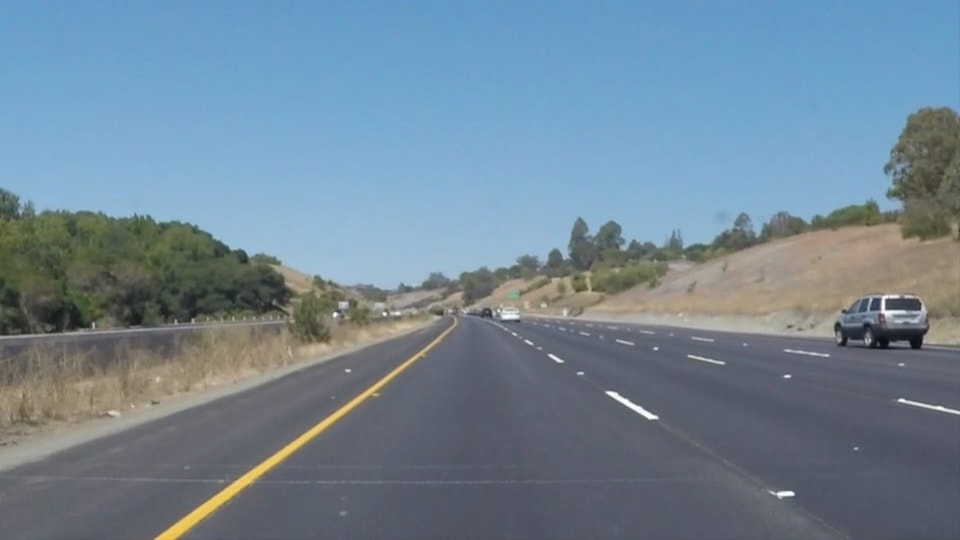
#> input picture Road Lane Detection/test_images/Images (1).jpg, 960 x 540 px; its folder holds only this picture in this run
$ python main.py
#> lines starting #> are read from the running program, lines starting #| are printed output that depends on the picture; after the words box and inside, x2 and y2 are one past the last pixel; in counts of white or black regions, pixels touching at a corner belong together
import matplotlib.pyplot as plt
import numpy as np
import cv2
import glob

def list_images(images, cols=2, rows=5, cmap=None):
    plt.figure(figsize=(10, 11))
    for i, image in enumerate(images):
        plt.subplot(rows, cols, i + 1)
        cmap = 'gray' if len(image.shape) == 2 else cmap
        plt.imshow(image, cmap=cmap)
        plt.xticks([])
        plt.yticks([])
    plt.tight_layout(pad=0, h_pad=0, w_pad=0)
    plt.show()

test_images = [plt.imread(img) for img in glob.glob('test_images/*.jpg')]
#> test_images = 1 item
list_images(test_images)
#> the loop in list_images, `for i, image in enumerate(images):` made 1 pass

def rgb_color_selection(image):
    lower_threshold = np.uint8([200, 200, 200])
    upper_threshold = np.uint8([255, 255, 255])
    white_mask = cv2.inRange(image, lower_threshold, upper_threshold)
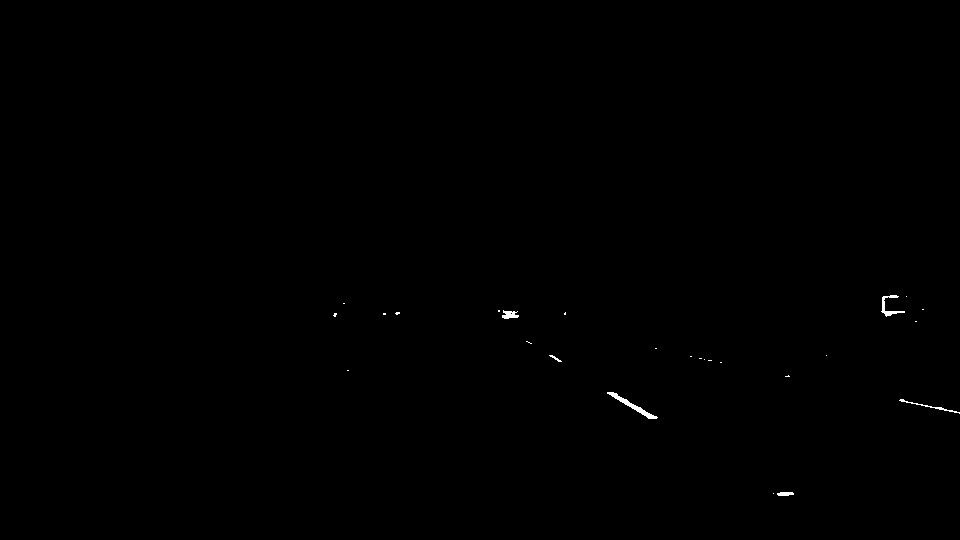
#> white_mask: shape (540, 960); 0.15% white; 26 white regions (20 under 20 px), largest, box (x1, y1, x2, y2) and area: (607, 392, 658, 419) 245, (881, 295, 905, 317) 150, (899, 399, 960, 414) 105, (502, 310, 519, 319) 100, (777, 492, 794, 496) 58, (549, 355, 562, 362) 29
#> image is the input picture: shape (540, 960, 3); mean R, G, B 113, 133.4, 149

    lower_threshold = np.uint8([175, 175, 0])
    upper_threshold = np.uint8([255, 255, 255])
    yellow_mask = cv2.inRange(image, lower_threshold, upper_threshold)
#> yellow_mask: shape (540, 960); 1% white; 92 white regions (66 under 20 px), largest, box (x1, y1, x2, y2) and area: (155, 338, 440, 540) 2063, (634, 315, 776, 333) 1017, (606, 391, 658, 419) 285

    mask = cv2.bitwise_or(white_mask, yellow_mask)
    masked_image = cv2.bitwise_and(image, image, mask=mask)

    return masked_image


list_images(list(map(rgb_color_selection, test_images)))
#> the loop in list_images (call 2), `for i, image in enumerate(images):` made 1 pass

def convert_hsv(image):
    return cv2.cvtColor(image, cv2.COLOR_RGB2HSV)
#> returned value: shape (540, 960, 3); mean H, S, V 90, 67.7, 154.4


list_images(list(map(convert_hsv, test_images)))

def hsv_color_selection(image):
    converted_image = convert_hsv(image)

    lower_threshold = np.uint8([0, 0, 210])
    upper_threshold = np.uint8([255, 30, 255])
    white_mask = cv2.inRange(converted_image, lower_threshold, upper_threshold)
#> white_mask: shape (540, 960); 0.15% white; 32 white regions (26 under 20 px), largest, box (x1, y1, x2, y2) and area: (607, 392, 658, 419) 241, (881, 295, 906, 317) 151, (899, 399, 960, 414) 105, (502, 310, 519, 319) 95, (777, 492, 794, 496) 58, (549, 355, 562, 362) 29

    lower_threshold = np.uint8([18, 80, 80])
    upper_threshold = np.uint8([30, 255, 255])
    yellow_mask = cv2.inRange(converted_image, lower_threshold, upper_threshold)
#> yellow_mask: shape (540, 960); 0.7% white; 24 white regions (17 under 20 px), largest, box (x1, y1, x2, y2) and area: (154, 360, 416, 540) 3263, (575, 283, 587, 292) 66, (903, 230, 914, 239) 64

    mask = cv2.bitwise_or(white_mask, yellow_mask)
#> mask: shape (540, 960); 0.85% white; 56 white regions (43 under 20 px), largest, box (x1, y1, x2, y2) and area: (154, 360, 416, 540) 3263, (607, 392, 658, 419) 241, (881, 295, 906, 317) 151
    masked_image = cv2.bitwise_and(image, image, mask=mask)

    return masked_image


list_images(list(map(hsv_color_selection, test_images)))

def convert_hsl(image):
    return cv2.cvtColor(image, cv2.COLOR_RGB2HLS)
#> returned value: shape (540, 960, 3); mean of channels 0, 1, 2 89.9, 131.4, 63.9

list_images(list(map(convert_hsl, test_images)))

def hsl_color_selection(image):
    converted_image = convert_hsl(image)

    lower_threshold = np.uint8([0, 200, 0])
    upper_threshold = np.uint8([255, 255, 255])
    white_mask = cv2.inRange(converted_image, lower_threshold, upper_threshold)
#> white_mask: shape (540, 960); 0.17% white; 37 white regions (31 under 20 px), largest, box (x1, y1, x2, y2) and area: (607, 392, 658, 419) 248, (881, 295, 906, 317) 160, (899, 399, 960, 414) 118, (502, 310, 519, 319) 109, (777, 492, 794, 497) 62, (549, 355, 563, 362) 31

    lower_threshold = np.uint8([10, 0, 100])
    upper_threshold = np.uint8([40, 255, 255])
    yellow_mask = cv2.inRange(converted_image, lower_threshold, upper_threshold)
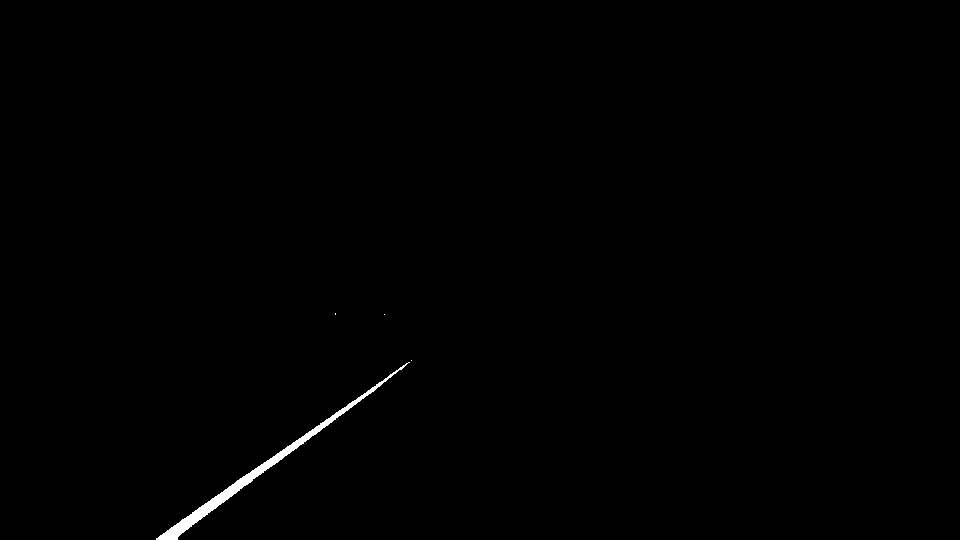
#> yellow_mask: shape (540, 960); 0.41% white; 4 white regions (3 under 20 px), largest, box (x1, y1, x2, y2) and area: (156, 362, 410, 540) 2105

    mask = cv2.bitwise_or(white_mask, yellow_mask)
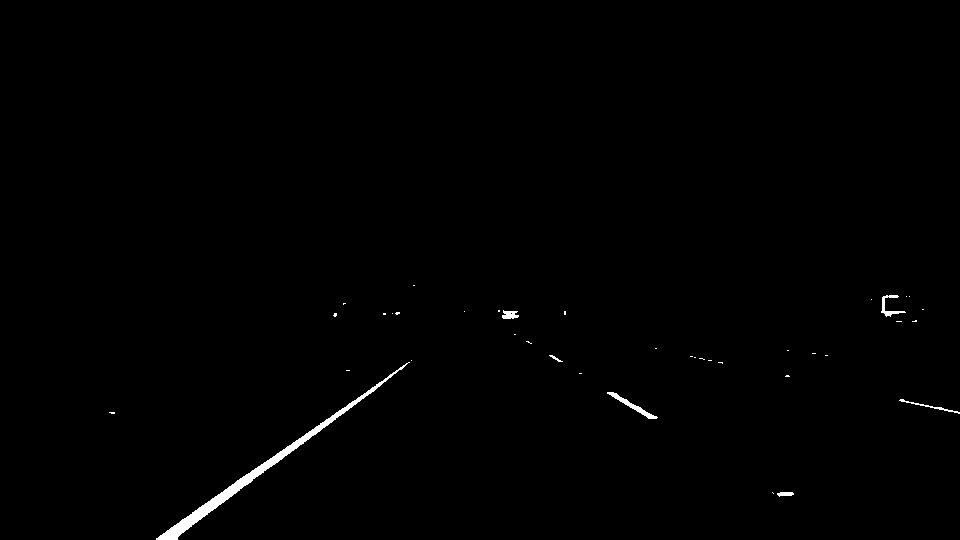
#> mask: shape (540, 960); 0.57% white; 39 white regions (32 under 20 px), largest, box (x1, y1, x2, y2) and area: (156, 362, 410, 540) 2105, (607, 392, 658, 419) 248, (881, 295, 906, 317) 160
    masked_image = cv2.bitwise_and(image, image, mask=mask)

    return masked_image


list_images(list(map(hsl_color_selection, test_images)))

color_selected_images = list(map(hsl_color_selection, test_images))
#> color_selected_images = 1 item

def gray_scale(image):
    return cv2.cvtColor(image, cv2.COLOR_RGB2GRAY)
#> returned value: shape (540, 960)


gray_images = list(map(gray_scale, color_selected_images))
#> gray_images = 1 item
list_images(gray_images)

def gaussian_smoothing(image, kernel_size=13):
#> called with kernel_size = 13
    return cv2.GaussianBlur(image, (kernel_size, kernel_size), 0)


blur_images = list(map(gaussian_smoothing, gray_images))
#> blur_images = 1 item
list_images(blur_images)

def canny_detector(image, low_threshold=50, high_threshold=150):
#> called with low_threshold = 50, high_threshold = 150
    return cv2.Canny(image, low_threshold, high_threshold)
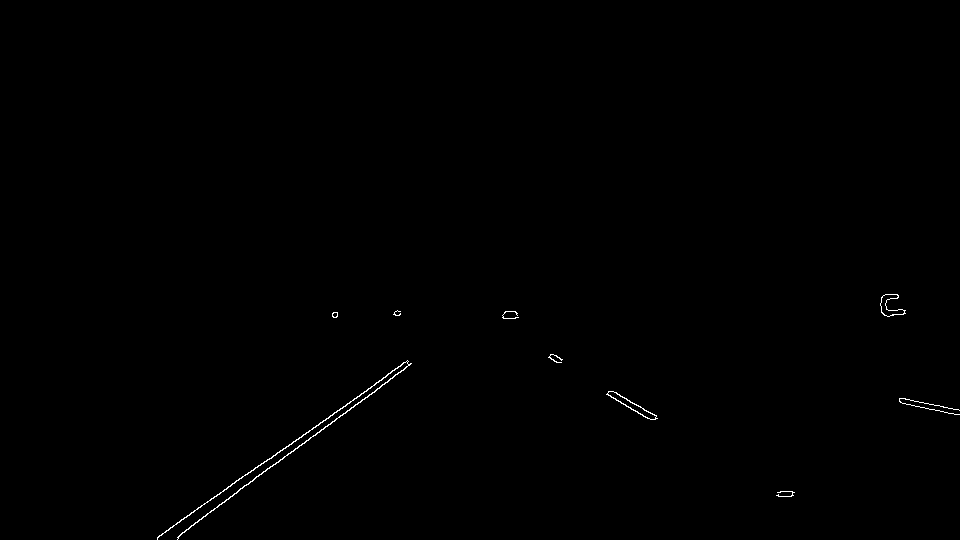
#> returned value: shape (540, 960); 0.27% white in thin lines or dots, all inside (x1, y1, x2, y2) = (157, 294, 960, 540)


edge_detected_images = list(map(canny_detector, blur_images))
#> edge_detected_images = 1 item
list_images(edge_detected_images)

def region_selection(image):
    mask = np.zeros_like(image)
    if len(image.shape) > 2:
        channel_count = image.shape[2]
        ignore_mask_color = (255,) * channel_count
    else:
        ignore_mask_color = 255

    rows, cols = image.shape[:2]
    bottom_left = [int(cols * 0.1), int(rows * 0.95)]
    top_left = [int(cols * 0.4), int(rows * 0.6)]
    bottom_right = [int(cols * 0.9), int(rows * 0.95)]
    top_right = [int(cols * 0.6), int(rows * 0.6)]
    vertices = np.array([[bottom_left, top_left, top_right, bottom_right]], dtype=np.int32)
    cv2.fillPoly(mask, vertices, ignore_mask_color)
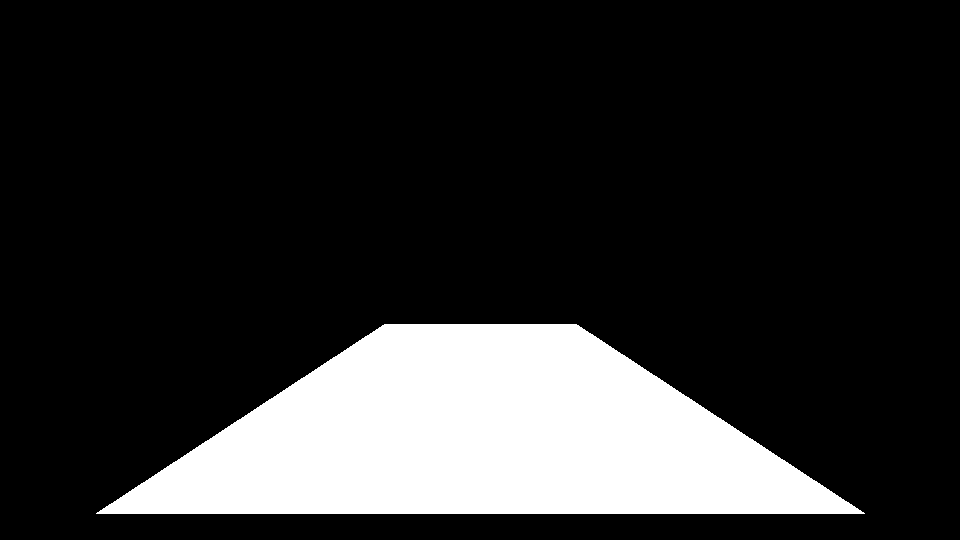
#> mask: shape (540, 960); 17.6% white; 1 white region, box (x1, y1, x2, y2) and area: (96, 324, 865, 514) 91489
    masked_image = cv2.bitwise_and(image, mask)
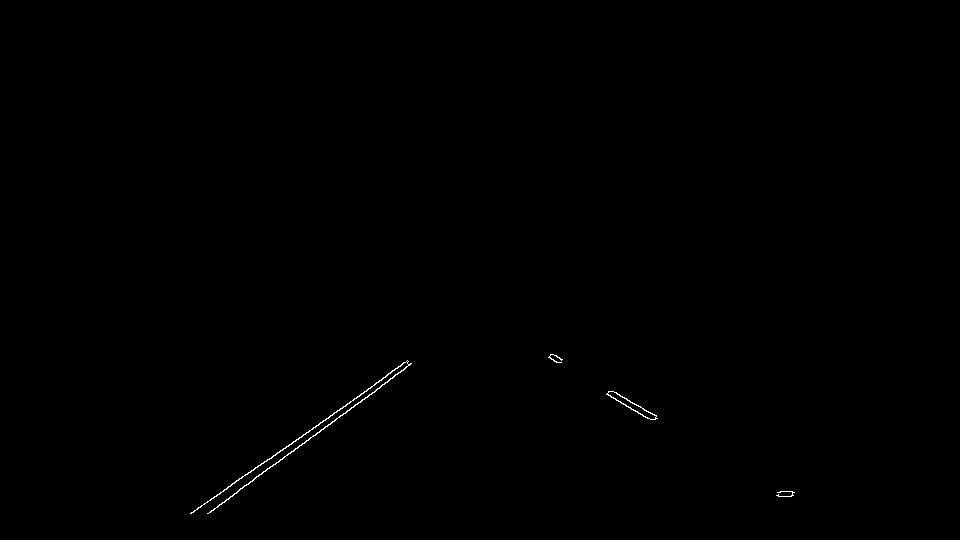
#> masked_image: shape (540, 960); 0.18% white in thin lines or dots, all inside (x1, y1, x2, y2) = (190, 354, 795, 514)
    return masked_image


masked_image = list(map(region_selection, edge_detected_images))
#> masked_image = 1 item
list_images(masked_image)

def hough_transform(image):
    rho = 1
    theta = np.pi / 180
    threshold = 20
    min_line_length = 20
    max_line_gap = 300
    return cv2.HoughLinesP(image, rho, theta, threshold, np.array([]), min_line_length, max_line_gap)

hough_lines = list(map(hough_transform, masked_image))
#> hough_lines = 1 item

def draw_lines(image, lines, color=[255, 0, 0], thickness=2):
    image = np.copy(image)
    for line in lines:
        for x1, y1, x2, y2 in line:
            cv2.line(image, (x1, y1), (x2, y2), color, thickness)
    return image

line_images = []
for image, lines in zip(test_images, hough_lines):
    line_images.append(draw_lines(image, lines))
#> this loop made 1 pass
#> after the loop, line_images = 1 item

list_images(line_images)
#> the loop in list_images (call 11), `for i, image in enumerate(images):` made 1 pass
#> in list_images (call 11), `plt.show()`:
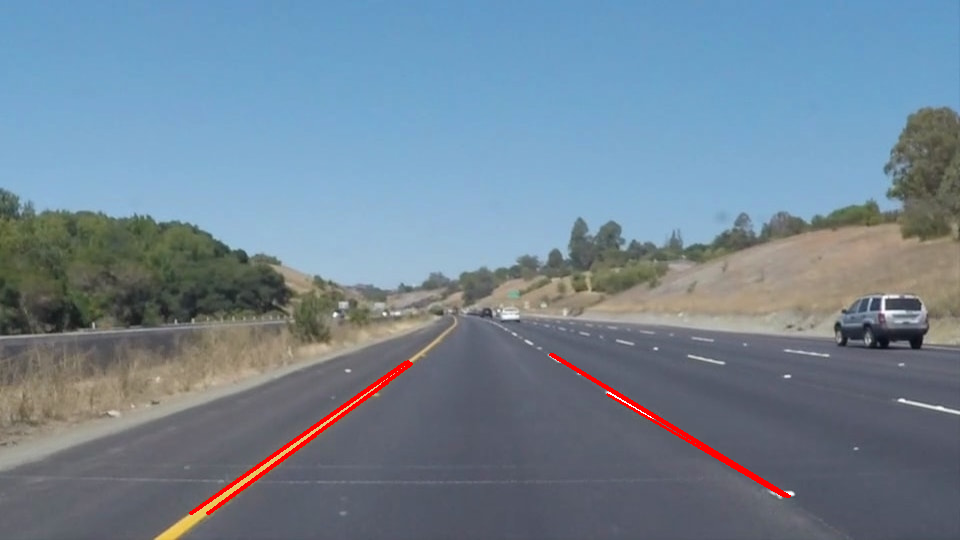
#> shown: shape (540, 960, 3); mean R, G, B 113.8, 132.4, 148.2

# [46 lines left out: functions average_slope_intercept, pixel_points, lane_lines, draw_lane_lines, not called in this run]

$ run again, on Road Lane Detection/test_images/Images (5).jpg
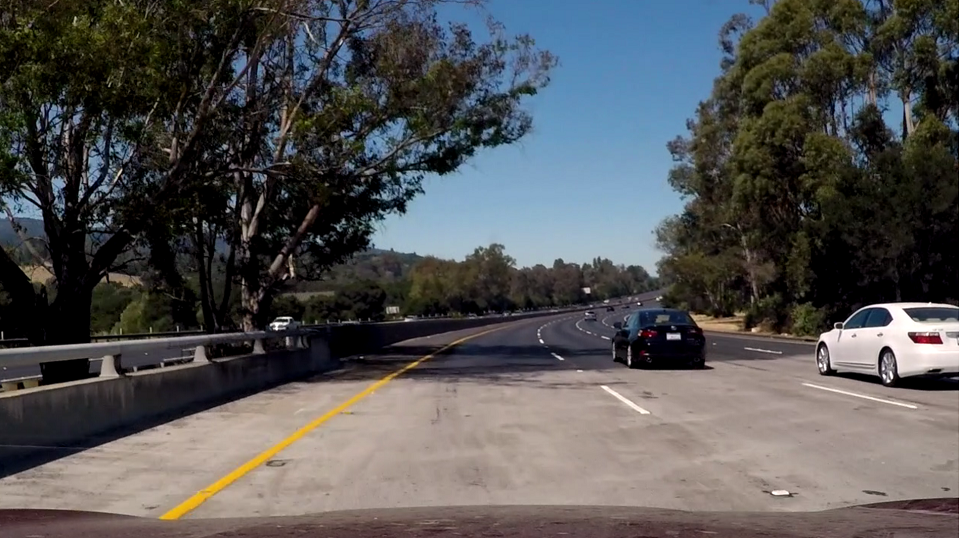
#> input picture Road Lane Detection/test_images/Images (5).jpg, 960 x 538 px
#> test_images = 1 item
#> the loop in list_images, `for i, image in enumerate(images):` made 1 pass
#> in rgb_color_selection, `white_mask = cv2.inRange(image, lower_threshold, upper_threshold)`:
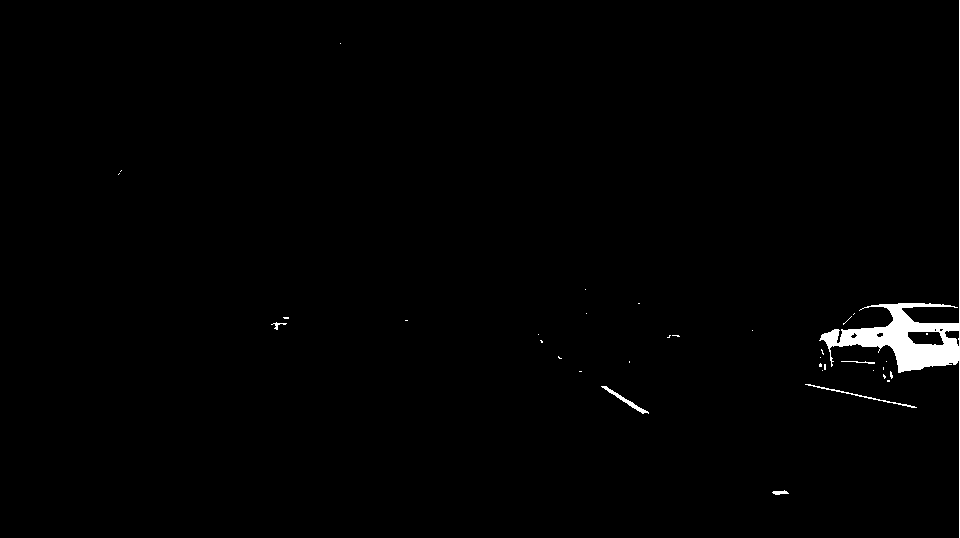
#> white_mask: shape (538, 960); 1% white; 36 white regions (30 under 20 px), largest, box (x1, y1, x2, y2) and area: (819, 0, 960, 538) 4719, (601, 386, 649, 414) 192, (805, 384, 917, 408) 186, (772, 490, 789, 495) 52, (841, 361, 875, 364) 44, (271, 322, 287, 330) 39
#> in rgb_color_selection, image is the input picture: shape (538, 960, 3); mean R, G, B 83.7, 83.5, 84.1
#> the loop in list_images (call 2), `for i, image in enumerate(images):` made 1 pass
#> the loop `for image, lines in zip(test_images, hough_lines):` made 1 pass
#> the loop in list_images (call 11), `for i, image in enumerate(images):` made 1 pass
#> in list_images (call 11), `plt.show()`:
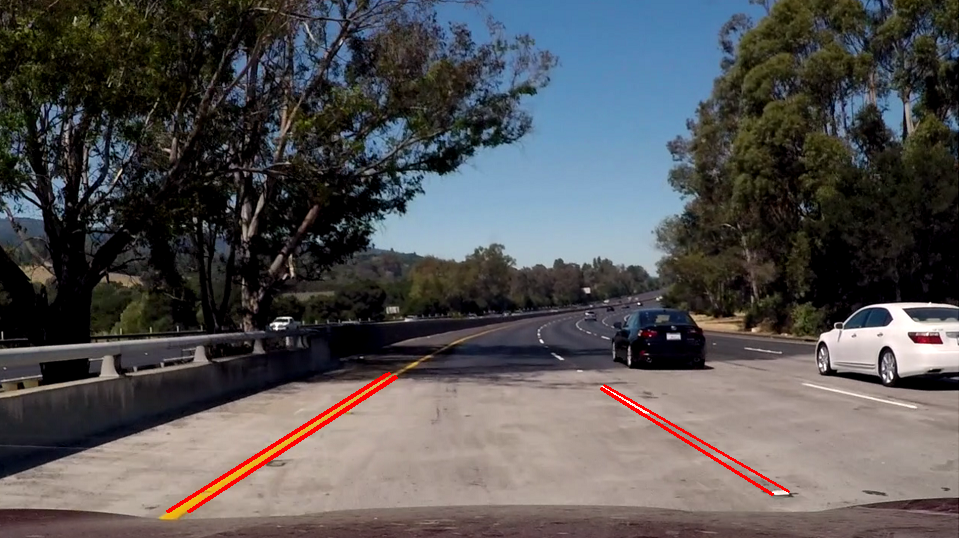
#> shown: shape (538, 960, 3); mean R, G, B 84.2, 82.4, 83.3
